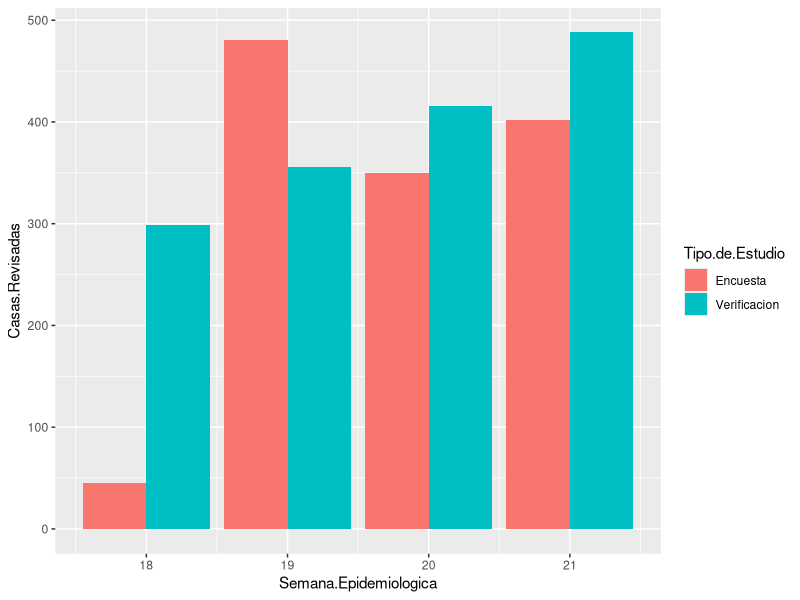
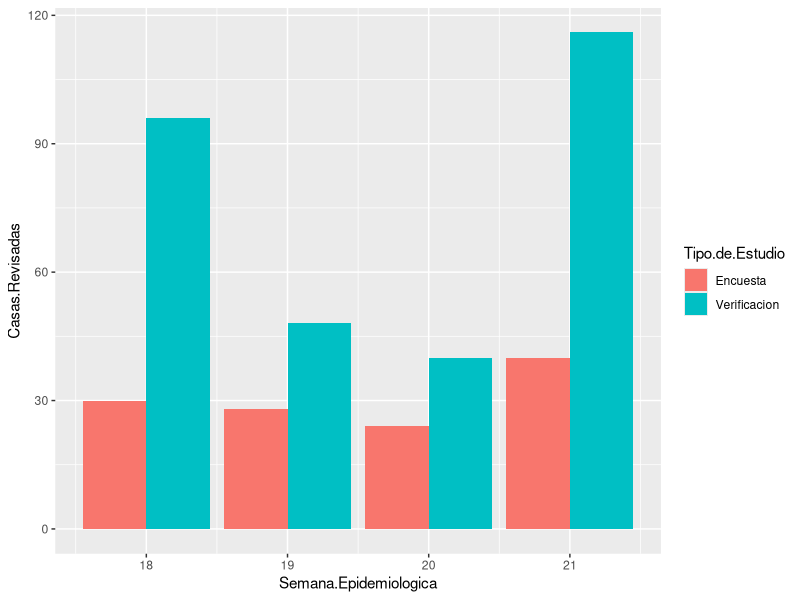
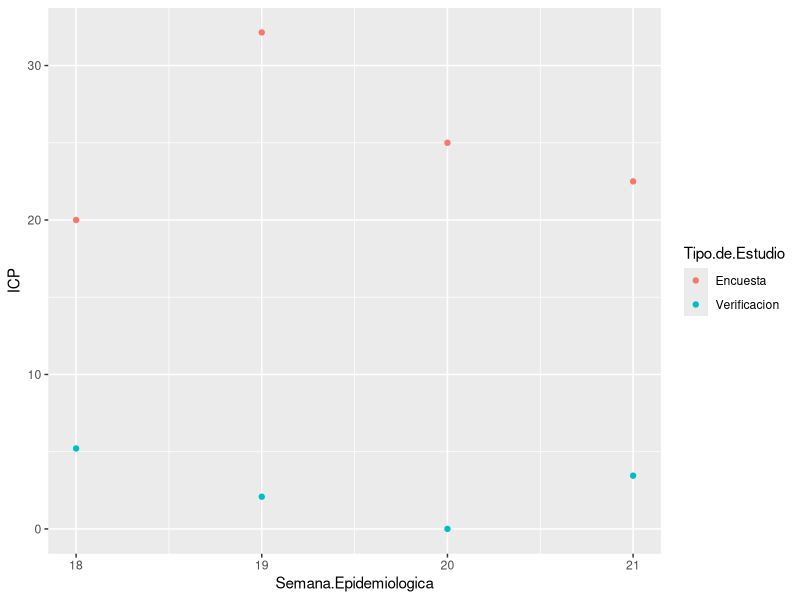

These figures' R source, in order:
library(tidyverse)


#cargar base de datos de lectura de ovitrampas
#dfov <- read.csv(file = "enero/DescargaLecturase26_10.txt",
 #                header = TRUE, sep = "\t", fileEncoding = 'utf-16')
#head(dfov)

#cargar base de datos de Estudio entomologico
dfee0 <- read.csv(file = "mayo/DescargaEntomologicoe26_10.txt", 
                  header = TRUE, sep = "\t", fileEncoding = 'utf-16')
#revisar los datos 
head(dfee0)

#revisar el tipo de dato que son
str(dfee0)

glimpse(dfee0)
#agrupar en sumatoria por semana epidemiologica y por tipo de estudio, 
#esto para analizar los datos a nivel estatal
dfeeS<-dfee0 %>%
  group_by(Semana.Epidemiologica, Tipo.de.Estudio) %>% 
  summarise(across(where(is.numeric), .fns = sum))


#graficar la cantidad de casas encuetadas y verificadas para compararlas a lo 
#largo de las semanas epidemiologicas
ggplot(data = dfeeS,
       mapping = aes(x = Semana.Epidemiologica, 
                     y = Casas.Revisadas,
                     fill = Tipo.de.Estudio 
       )) +
  geom_bar(position = 'dodge', stat="identity")


#filtrar por localidad en este ejeplo por obregon para analizar sus datos de 
#forma puntual
dfeeobregon<-dfee0 %>% filter(Localidad == '0001 CIUDAD OBREGÓN')

glimpse(dfeeobregon)

#agrupar en sumatoria por semana epidemiologica y por tipo de estudio, 
#esto para analizar los datos a nivel localidad
dfeeobregon<-dfeeobregon %>%
  group_by(Semana.Epidemiologica, Tipo.de.Estudio) %>% 
  summarise(across(where(is.numeric), .fns = sum)) %>%
  
  #agregar calculos de indices de riesgo entomologicos al nuevo data frame 
  mutate(ICP=(Casas.Positivas/Casas.Revisadas*100),
         IB=(Total.de.Recipientes.Positivos/Casas.Revisadas*100),
         (Total.de.Recipientes.Positivos/Total.de.Recipientes.con.Agua*100))

#graficar la cantidad de casas encuetadas y verificadas para compararlas a lo 
#largo de las semanas epidemiologicas
ggplot(data = dfeeobregon,
       mapping = aes(x = Semana.Epidemiologica, 
                     y = Casas.Revisadas,
                     fill = Tipo.de.Estudio 
       )) +
  geom_bar(position = 'dodge', stat="identity")

#graficar el ICP de casas encuetadas y verificadas para compararlas a lo 
#largo de las semanas epidemiologicas
ggplot(data = dfeeobregon,
       mapping = aes(x = Semana.Epidemiologica, 
                     y = ICP,
                     color = Tipo.de.Estudio 
       )) +
  geom_point()
